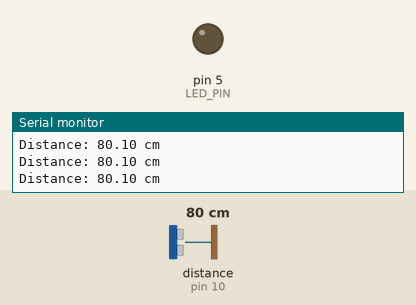
This sketch was run on a simulated Arduino Uno, built with avr-gcc and run on an emulated ATmega328P. Parts: output pins drawn as LEDs (lit = HIGH), the last lines printed to the serial monitor. Wiring (inferred from the names in the program): ultrasonic range finder: trigger pin 9; echo pin 10. The inputs (shaded band) are chosen by the test bench; at power-on: distance to the obstacle (sensor on pin 10) 80 cm. The echo pulse lasts 58.3 µs per cm; pins used as bus, display or sensor lines are not drawn.

Above: at 1.2 s.
1.3 s: distance to the obstacle (sensor on pin 10) set to 23 cm
2.8 s: distance to the obstacle (sensor on pin 10) set to 18 cm
At 3.3 s:
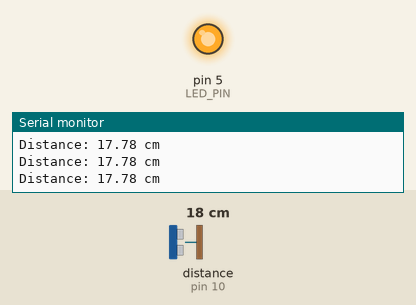
4.3 s: distance to the obstacle (sensor on pin 10) set to 35 cm
At 5.5 s:
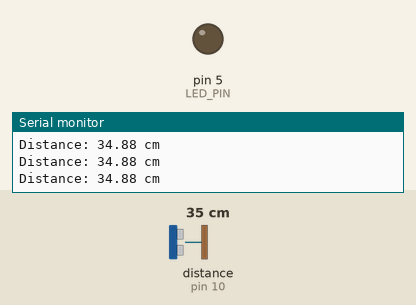
5.8 s: distance to the obstacle (sensor on pin 10) set to 2 cm
At 7.2 s:
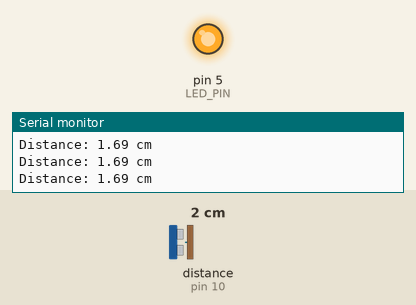
Timing chart, 0 to 8.3 s (numbered marks = the images above; inputs shaded):
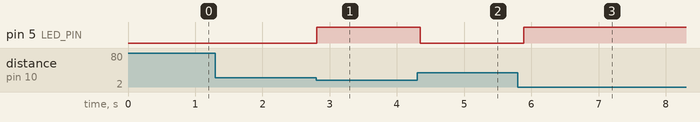

The sketch:

Arduino-Sonar-LED.ino
```cpp
const int TRIG_PIN = 9;
const int ECHO_PIN = 10;
const int LED_PIN = 5;

void setup() {
  Serial.begin(115200);

  pinMode(TRIG_PIN, OUTPUT);
  pinMode(ECHO_PIN, INPUT);
  pinMode(LED_PIN, OUTPUT);

  digitalWrite(TRIG_PIN, LOW);
  digitalWrite(LED_PIN, LOW);
}

void loop() {
  digitalWrite(TRIG_PIN, LOW);
  delayMicroseconds(2);
  digitalWrite(TRIG_PIN, HIGH);
  delayMicroseconds(10);
  digitalWrite(TRIG_PIN, LOW);

  unsigned long duration =
      pulseIn(ECHO_PIN, HIGH, 30000);

  if (duration == 0) {
    Serial.println("NO ECHO");
    digitalWrite(LED_PIN, LOW);
  } else {
    float distance = duration / 58.0;

    Serial.print("Distance: ");
    Serial.print(distance);
    Serial.println(" cm");

    if (distance <= 20) {
      digitalWrite(LED_PIN, HIGH);
    } else {
      digitalWrite(LED_PIN, LOW);
    }
  }

  delay(100);
}
```

Measured:
- the behaviour switches between 21 and 20 cm on distance to the obstacle (sensor on pin 10) (found by bisection; images 0 and 1)
- after the input at 2.8 s, pin 5 (LED_PIN): LOW → HIGH at once
- after the input at 4.3 s, pin 5 (LED_PIN): HIGH → LOW at once
- after the input at 5.8 s, pin 5 (LED_PIN): LOW → HIGH after 0.09 s
